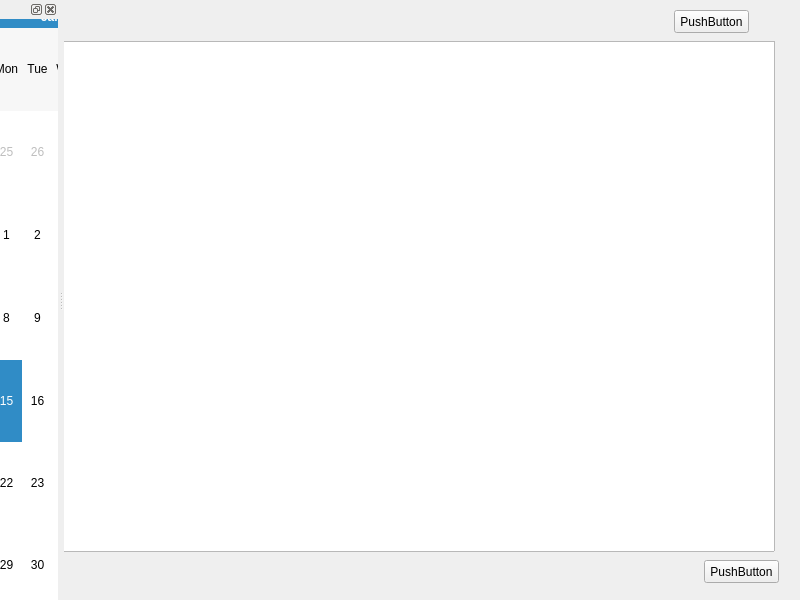
<?xml version="1.0" encoding="UTF-8"?>
<ui version="4.0">
 <class>MainWindow</class>
 <widget class="QMainWindow" name="MainWindow">
  <property name="geometry">
   <rect>
    <x>0</x>
    <y>0</y>
    <width>800</width>
    <height>600</height>
   </rect>
  </property>
  <property name="windowTitle">
   <string>主界面</string>
  </property>
  <widget class="QWidget" name="centralwidget">
   <widget class="QTableView" name="tableView">
    <property name="geometry">
     <rect>
      <x>-130</x>
      <y>41</y>
      <width>841</width>
      <height>511</height>
     </rect>
    </property>
   </widget>
   <widget class="QPushButton" name="pushButton">
    <property name="geometry">
     <rect>
      <x>640</x>
      <y>560</y>
      <width>75</width>
      <height>23</height>
     </rect>
    </property>
    <property name="text">
     <string>PushButton</string>
    </property>
   </widget>
   <widget class="QPushButton" name="pushButton_2">
    <property name="geometry">
     <rect>
      <x>610</x>
      <y>10</y>
      <width>75</width>
      <height>23</height>
     </rect>
    </property>
    <property name="text">
     <string>PushButton</string>
    </property>
   </widget>
   <widget class="QWidget" name="widget" native="true">
    <property name="geometry">
     <rect>
      <x>140</x>
      <y>250</y>
      <width>481</width>
      <height>80</height>
     </rect>
    </property>
   </widget>
  </widget>
  <widget class="QDockWidget" name="dockWidget_2">
   <attribute name="dockWidgetArea">
    <number>1</number>
   </attribute>
   <widget class="QWidget" name="dockWidgetContents_2">
    <widget class="QCalendarWidget" name="calendarWidget">
     <property name="geometry">
      <rect>
       <x>-40</x>
       <y>-14</y>
       <width>248</width>
       <height>601</height>
      </rect>
     </property>
    </widget>
   </widget>
  </widget>
 </widget>
 <resources/>
 <connections/>
</ui>
